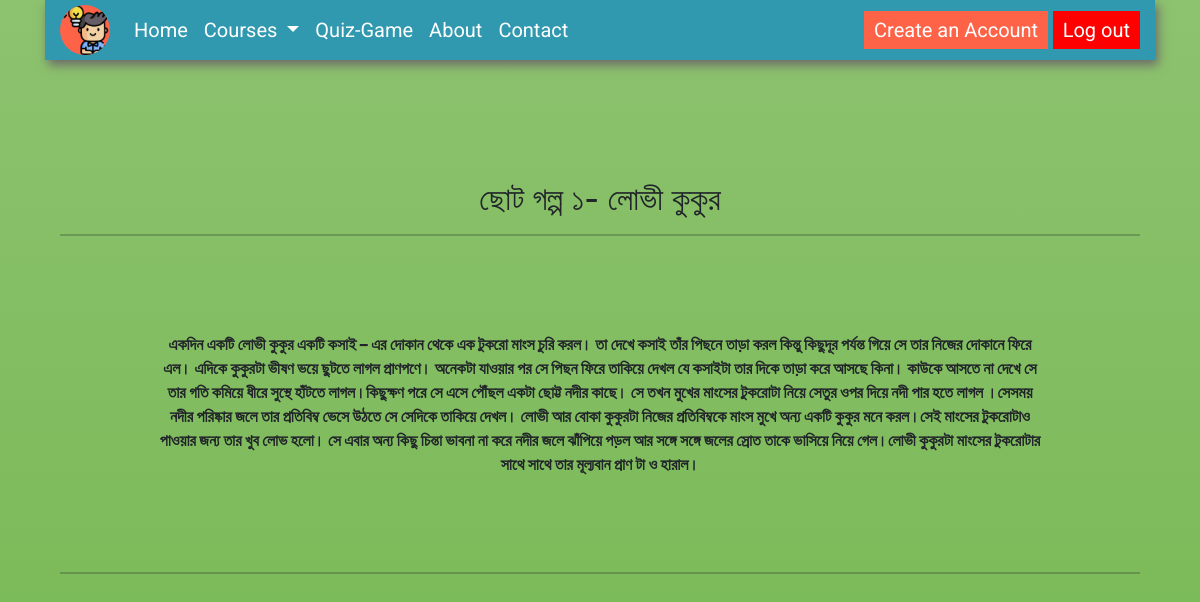
/courch_details/1, run on the app's committed database.
### kids/models.py (models this page shows, shortened)
class Requested_course(models.Model):
    user = models.ForeignKey(User, on_delete=models.CASCADE)
    image = models.ImageField(null=False, blank=False)
    subject_title = models.CharField(max_length=200)
    description = models.TextField()
    class Meta:
        verbose_name_plural = 'requested_course'

### kids/views.py (the view)
# urls.py: path('courch_details/<int:pk>', views.requested_courch_details, name='courch-details' ),
def requested_courch_details(request, pk):
    courch_details = Requested_course.objects.get(id=pk)
    context = {
        'courch_details':courch_details
    }
    return render(request, 'courch_details.html', context)

### kids/templates/courch_details.html (shortened to what this page needs)
{% load static %}
{% include "navbar.html" %}
<html lang="en">
<head>
    <link rel="stylesheet" href="https://stackpath.bootstrapcdn.com/bootstrap/4.3.1/css/bootstrap.min.css"
 />
</head>
<body>
    <section class='text-center container'>
        <div class="container">
            <div class="content-section p-0 mt-5">
                <div class="m-3">
                    <h2>{{courch_details.subject_title}}</h2>
                </div>
                <hr class="p-0 m-0">
                <p class="description m-5 p-5">
                     <span class="descr">{{ courch_details.description }}</span>
                </p>
                <hr>
            </div>
        </div>
    </section>
</body>
</html>

### static/styles.css (style rules this page uses)
* { margin: 0px; padding: 0px; scroll-behavior: smooth; }
body { background: #3b910c; background: -webkit-linear-gradient(to top, #76b852, #8DC26F); background: -moz-linear-gradient(to top, #76b852, #8DC26F); background: -o-linear-gradient(to top, #76b852, #8DC26F); background: linear-gradient(to top, #76b852, #8DC26F); background-size: cover; background-attachment: fixed; font-family: 'Roboto', sans-serif; }

### kids/templates/courch_details.html (style rules this page uses)
.descr { font-weight: 800; }

### data on the page
Requested_course: subject_title "ছোট গল্প ১- লোভী কুকুর", description "একদিন একটি লোভী কুকুর একটি কসাই – এর দোকান থেকে এক টুকরো মাংস চুরি করল। তা দেখে কসাই তাঁর পিছনে তাড়া করল কিন্তু কিছুদূর পর্যন্ত গিয়ে সে তার নিজের দোকানে ফিরে এল। এদিকে কুকুরটা ভীষণ ভয়ে ছুটতে লাগল প্রাণপণে। অনেকটা যাওয়ার পর সে পিছন ফিরে তাকিয়ে দেখল যে কসাইটা তার দিকে তাড়া করে আসছে কিনা। কাউকে আসতে না দেখে সে তার গতি কমিয়ে ধীরে সুস্থে হাঁটতে লাগল।কিছুক্ষণ পরে সে এসে পৌঁছল একটা ছোট্ট নদীর কাছে। সে তখন মুখের মাংসের টুকরোটা নিয়ে সেতুর ওপর দিয়ে নদী পার হতে লাগল ।সেসময় নদীর পরিষ্কার জলে তার প্রতিবিম্ব ভেসে উঠতে সে সেদিকে তাকিয়ে দেখল। লোভী আর বোকা কুকুরটা নিজের প্রতিবিম্বকে মাংস মুখে অন্য একটি কুকুর মনে করল।সেই মাংসের টুকরোটাও পাওয়ার জন্য তার খুব লোভ হলো। সে এবার অন্য কিছু চিন্তা ভাবনা…"
